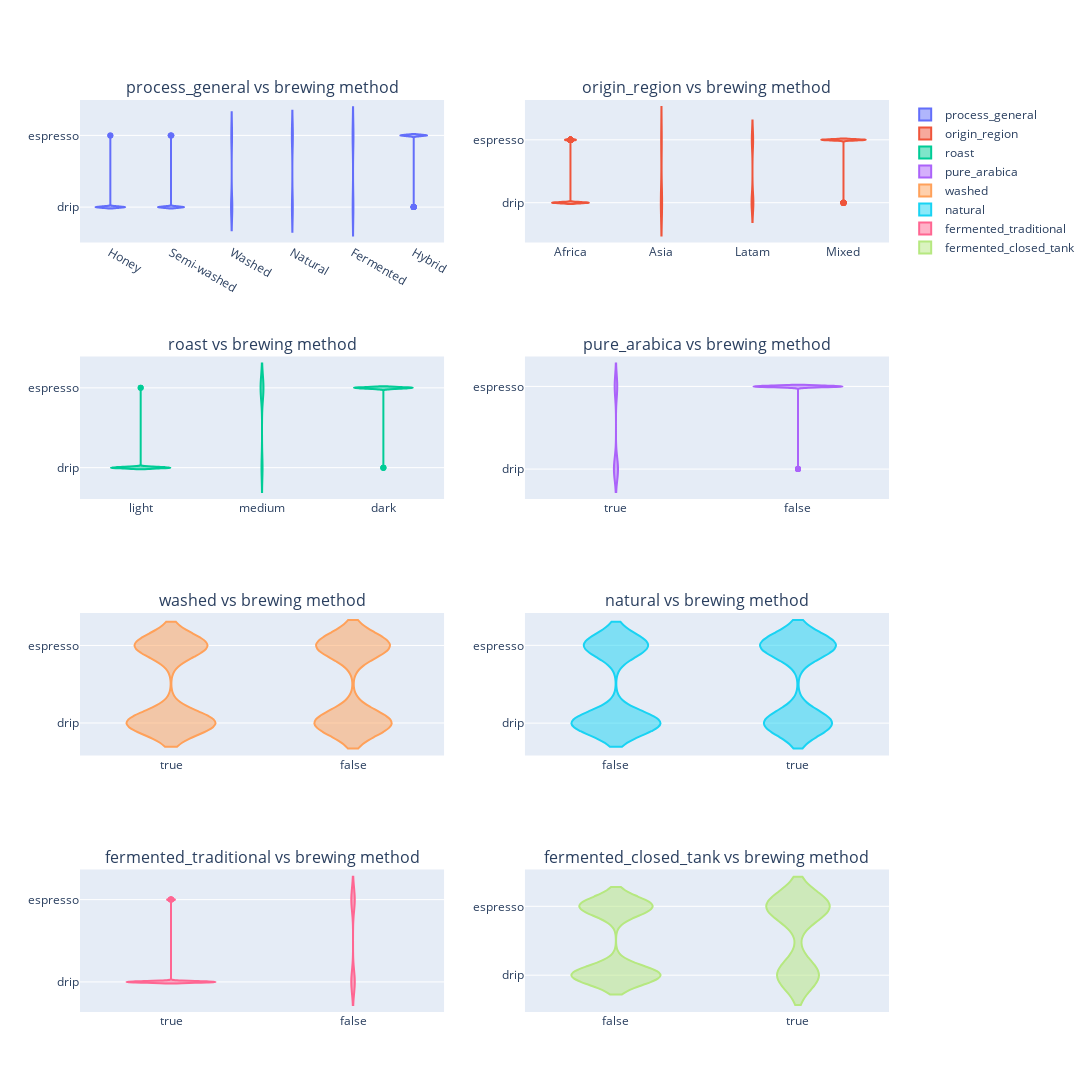

Notebook source saved alongside this figure:
### Code cell
from plotly.subplots import make_subplots
import plotly.graph_objects as go

rows = (len(categorical_variables) // 2)
cols = 2
subplot_titles = tuple(cat + " vs brewing method" for cat in categorical_variables)
fig = make_subplots(rows=rows, cols=cols, subplot_titles=subplot_titles)

for i, cat in enumerate(categorical_variables):
    row = (i // cols) + 1
    col = (i % cols) + 1
    
    fig.add_trace(go.Violin(
        x=coffee_df[cat], y=coffee_df["brewing_method_binary"], name=cat, box_visible=False
    ), row=row, col=col)
    
    fig.update_xaxes(patch=dict(type='category', categoryorder='mean ascending'), row=row, col=col)
    
    
fig.update_layout(height=2000, width=1500)
fig.show()

### Figure 1 — Plotly figure (JSON) as saved in the notebook; plotly's stock layout.template omitted (floating-point values rounded to 4 significant figures; data arrays with more than 128 entries replaced by an {"elided": "..."} marker saying what was removed)
{"data": [{"box": {"visible": false}, "name": "process_general", "type": "violin", "x": {"elided": "851 str values"}, "xaxis": "x", "y": {"elided": "851 str values"}, "yaxis": "y"}, {"box": {"visible": false}, "name": "origin_region", "type": "violin", "x": {"elided": "851 str values"}, "xaxis": "x2", "y": {"elided": "851 str values"}, "yaxis": "y2"}, {"box": {"visible": false}, "name": "roast", "type": "violin", "x": {"elided": "851 str values"}, "xaxis": "x3", "y": {"elided": "851 str values"}, "yaxis": "y3"}, {"box": {"visible": false}, "name": "pure_arabica", "type": "violin", "x": {"elided": "851 bool values"}, "xaxis": "x4", "y": {"elided": "851 str values"}, "yaxis": "y4"}, {"box": {"visible": false}, "name": "washed", "type": "violin", "x": {"elided": "851 bool values"}, "xaxis": "x5", "y": {"elided": "851 str values"}, "yaxis": "y5"}, {"box": {"visible": false}, "name": "natural", "type": "violin", "x": {"elided": "851 bool values"}, "xaxis": "x6", "y": {"elided": "851 str values"}, "yaxis": "y6"}, {"box": {"visible": false}, "name": "fermented_traditional", "type": "violin", "x": {"elided": "851 bool values"}, "xaxis": "x7", "y": {"elided": "851 str values"}, "yaxis": "y7"}, {"box": {"visible": false}, "name": "fermented_closed_tank", "type": "violin", "x": {"elided": "851 bool values"}, "xaxis": "x8", "y": {"elided": "851 str values"}, "yaxis": "y8"}], "layout": {"annotations": [{"font": {"size": 16}, "showarrow": false, "text": "process_general vs brewing method", "x": 0.225, "xanchor": "center", "xref": "paper", "y": 1, "yanchor": "bottom", "yref": "paper"}, {"font": {"size": 16}, "showarrow": false, "text": "origin_region vs brewing method", "x": 0.775, "xanchor": "center", "xref": "paper", "y": 1, "yanchor": "bottom", "yref": "paper"}, {"font": {"size": 16}, "showarrow": false, "text": "roast vs brewing method", "x": 0.225, "xanchor": "center", "xref": "paper", "y": 0.7188, "yanchor": "bottom", "yref": "paper"}, {"font": {"size": 16}, "showarrow": false, "text": "pure_arabica vs brewing method", "x": 0.775, "xanchor": "center", "xref": "paper", "y": 0.7188, "yanchor": "bottom", "yref": "paper"}, {"font": {"size": 16}, "showarrow": false, "text": "washed vs brewing method", "x": 0.225, "xanchor": "center", "xref": "paper", "y": 0.4375, "yanchor": "bottom", "yref": "paper"}, {"font": {"size": 16}, "showarrow": false, "text": "natural vs brewing method", "x": 0.775, "xanchor": "center", "xref": "paper", "y": 0.4375, "yanchor": "bottom", "yref": "paper"}, {"font": {"size": 16}, "showarrow": false, "text": "fermented_traditional vs brewing method", "x": 0.225, "xanchor": "center", "xref": "paper", "y": 0.1562, "yanchor": "bottom", "yref": "paper"}, {"font": {"size": 16}, "showarrow": false, "text": "fermented_closed_tank vs brewing method", "x": 0.775, "xanchor": "center", "xref": "paper", "y": 0.1562, "yanchor": "bottom", "yref": "paper"}], "height": 2000, "width": 1500, "xaxis": {"anchor": "y", "categoryorder": "mean ascending", "domain": [0, 0.45], "type": "category"}, "xaxis2": {"anchor": "y2", "categoryorder": "mean ascending", "domain": [0.55, 1], "type": "category"}, "xaxis3": {"anchor": "y3", "categoryorder": "mean ascending", "domain": [0, 0.45], "type": "category"}, "xaxis4": {"anchor": "y4", "categoryorder": "mean ascending", "domain": [0.55, 1], "type": "category"}, "xaxis5": {"anchor": "y5", "categoryorder": "mean ascending", "domain": [0, 0.45], "type": "category"}, "xaxis6": {"anchor": "y6", "categoryorder": "mean ascending", "domain": [0.55, 1], "type": "category"}, "xaxis7": {"anchor": "y7", "categoryorder": "mean ascending", "domain": [0, 0.45], "type": "category"}, "xaxis8": {"anchor": "y8", "categoryorder": "mean ascending", "domain": [0.55, 1], "type": "category"}, "yaxis": {"anchor": "x", "domain": [0.8438, 1]}, "yaxis2": {"anchor": "x2", "domain": [0.8438, 1]}, "yaxis3": {"anchor": "x3", "domain": [0.5625, 0.7188]}, "yaxis4": {"anchor": "x4", "domain": [0.5625, 0.7188]}, "yaxis5": {"anchor": "x5", "domain": [0.2812, 0.4375]}, "yaxis6": {"anchor": "x6", "domain": [0.2812, 0.4375]}, "yaxis7": {"anchor": "x7", "domain": [0, 0.1562]}, "yaxis8": {"anchor": "x8", "domain": [0, 0.1562]}}}
